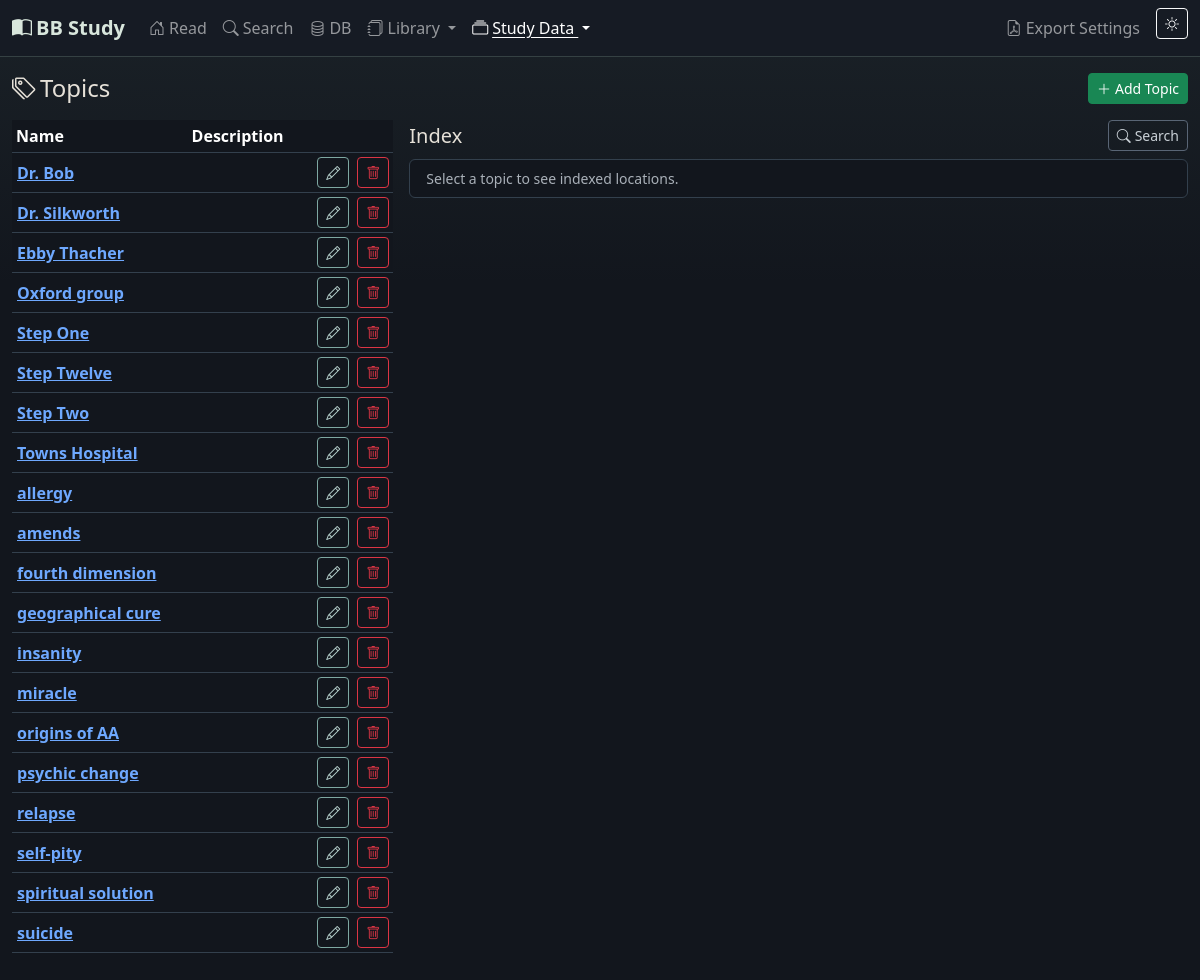
/topics, run on an earlier commit of the app's database.
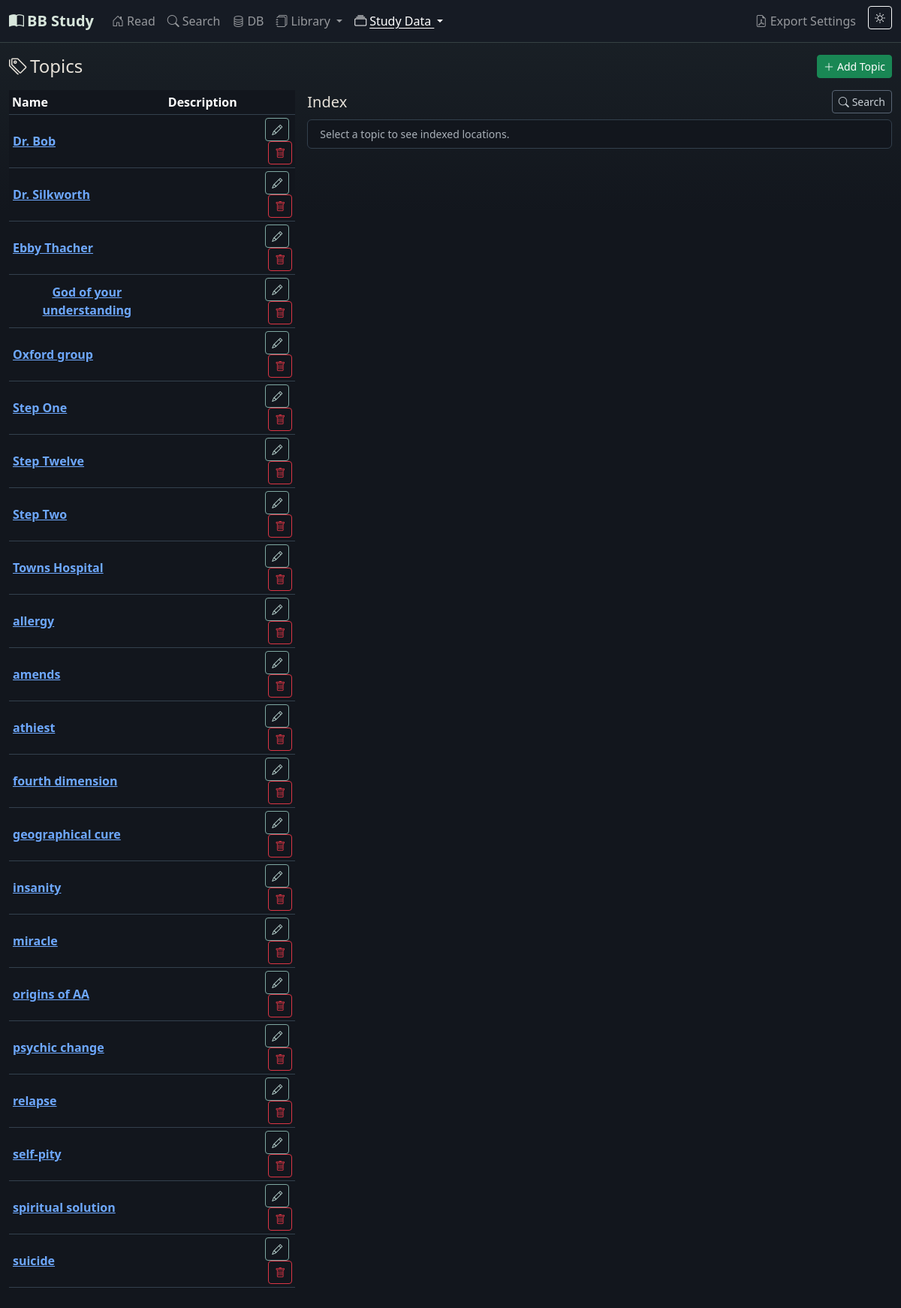
And on a later commit of the database.
### app/models.py (models this page shows, shortened)
class Setting(db.Model):
    __tablename__ = 'settings'
    id = db.Column(db.Integer, primary_key=True)
    key = db.Column(db.String(100), unique=True, nullable=False)
    value = db.Column(db.Text, default='')

class Topic(db.Model):
    __tablename__ = 'topics'
    id = db.Column(db.Integer, primary_key=True)
    name = db.Column(db.String(200), unique=True, nullable=False)
    description = db.Column(db.Text)
    created_at = db.Column(db.DateTime, default=datetime.utcnow)
    content_links = db.relationship('ContentTopic', backref='topic', lazy=True, cascade='all, delete-orphan')
    def to_dict(self):
        return {
            'id': self.id,
            'name': self.name,
            'description': self.description,
            'created_at': self.created_at.isoformat() if self.created_at else None,
        }

### app/routes/main.py (the view)
@main_bp.route('/topics')
def topics():
    from ..models import Topic
    pg = request.args.get('pg', 1, type=int)
    pagination = Topic.query.order_by(Topic.name).paginate(page=pg, per_page=25, error_out=False)
    books = Book.query.order_by(Book.title).all()
    return render_template('topics.html', theme=get_theme(), topics=pagination.items,
                           pagination=pagination, books=books)

### app/routes/main.py (called while the page is built)
def get_theme():
    s = Setting.query.filter_by(key='theme').first()
    return s.value

### app/templates/topics.html (shortened to what this page needs)
{% extends 'base.html' %}
{% from '_pagination.html' import render as paginate %}
{% block content %}
<div class="d-flex justify-content-between align-items-center mb-3">
  <h4 class="mb-0"><i class="bi bi-tags me-1"></i>Topics</h4>
  <button class="btn btn-sm btn-success" data-bs-toggle="modal" data-bs-target="#topicModal" onclick="openTopicModal()">
    <i class="bi bi-plus-lg me-1"></i>Add Topic
  </button>
</div>
<div class="row g-3">
  <div class="col-lg-4">
    <div class="table-responsive">
      <table class="table table-hover align-middle table-sm">
        <thead>
          <tr><th>Name</th><th>Description</th><th></th></tr>
        </thead>
        <tbody>
          {% for topic in topics %}
          <tr data-id="{{ topic.id }}">
            <td><button class="btn btn-link p-0 fw-semibold" onclick="loadTopicIndex({{ topic.id }}, '{{ topic.name|e }}')">{{ topic.name }}</button></td>
            <td class="small text-muted">{{ topic.description or '' }}</td>
            <td class="text-end">
              <button class="btn btn-sm btn-outline-primary me-1" onclick='openTopicModal({{ topic.to_dict()|tojson }})'><i class="bi bi-pencil"></i></button>
              <button class="btn btn-sm btn-outline-danger" onclick="deleteTopic({{ topic.id }})"><i class="bi bi-trash"></i></button>
            </td>
          </tr>
          {% else %}
          <tr><td colspan="3" class="text-muted text-center">No topics yet.</td></tr>
          {% endfor %}
        </tbody>
      </table>
    </div>
  </div>
  <div class="col-lg-8">
    <div class="d-flex justify-content-between align-items-center mb-2">
      <h5 class="mb-0" id="indexTitle">Index</h5>
      <a class="btn btn-sm btn-outline-secondary" href="{{ url_for('main.search') }}"><i class="bi bi-search me-1"></i>Search</a>
    </div>
    <div id="topicIndex" class="list-group small">
      <div class="list-group-item text-muted">Select a topic to see indexed locations.</div>
    </div>
  </div>
</div>
{% endblock %}

### app/templates/base.html (shortened to what this page needs)
<!doctype html>
<html lang="en" data-bs-theme="{{ theme }}">
<head>
  <link rel="stylesheet" href="{{ url_for('static', filename='vendor/bootstrap/css/bootstrap.min.css') }}">
  <link rel="stylesheet" href="{{ url_for('static', filename='vendor/bootstrap-icons/font/bootstrap-icons.min.css') }}">
  <link rel="stylesheet" href="{{ url_for('static', filename='css/style.css') }}">
</head>
<body>
<nav class="navbar navbar-expand-lg navbar-dark bg-dark border-bottom border-secondary">
  <div class="container-fluid">
    <a class="navbar-brand fw-bold" href="{{ url_for('main.index') }}">
      <i class="bi bi-book-half me-1"></i>BB Study
    </a>
    <div class="collapse navbar-collapse" id="navbarMain">
      <ul class="navbar-nav me-auto mb-2 mb-lg-0">
        <li class="nav-item">
          <a class="nav-link {% if request.endpoint == 'main.index' %}active{% endif %}"
             href="{{ url_for('main.index') }}"><i class="bi bi-house-door me-1"></i>Read</a>
        </li>
        <li class="nav-item">
          <a class="nav-link {% if request.endpoint == 'main.search' %}active{% endif %}"
             href="{{ url_for('main.search') }}"><i class="bi bi-search me-1"></i>Search</a>
        </li>
        <li class="nav-item">
          <a class="nav-link {% if request.endpoint == 'main.db_browser' %}active{% endif %}"
             href="{{ url_for('main.db_browser') }}"><i class="bi bi-database me-1"></i>DB</a>
        </li>
        <li class="nav-item dropdown">
          <a class="nav-link dropdown-toggle {% if request.endpoint in ['main.books', 'main.pamphlets'] %}active{% endif %}"
             href="#" role="button" data-bs-toggle="dropdown" aria-expanded="false">
            <i class="bi bi-journals me-1"></i>Library
          </a>
        </li>
        <li class="nav-item dropdown">
          <a class="nav-link dropdown-toggle {% if request.endpoint in ['main.dictionary', 'main.topics', 'main.references', 'main.commentary', 'main.sources'] %}active{% endif %}"
             href="#" role="button" data-bs-toggle="dropdown" aria-expanded="false">
            <i class="bi bi-collection me-1"></i>Study Data
          </a>
        </li>
      </ul>
      <ul class="navbar-nav ms-auto">
        <li class="nav-item">
          <a class="nav-link {% if request.endpoint == 'main.settings' %}active{% endif %}"
             href="{{ url_for('main.settings') }}"><i class="bi bi-file-earmark-pdf me-1"></i>Export Settings</a>
        </li>
        <li class="nav-item ms-2">
          <button class="btn btn-sm btn-outline-light" id="themeToggleBtn" title="Toggle light/dark mode">
            <i class="bi {% if theme == 'dark' %}bi-sun{% else %}bi-moon-stars{% endif %}"></i>
          </button>
        </li>
      </ul>
    </div>
  </div>
</nav>
<main class="container-fluid py-3">
  {% block content %}{% endblock %}
</main>
</body>
</html>

### app/static/css/style.css (style rules this page uses)
:root { --bb-sage: #8fae9a; --bb-teal: #7ea8a2; --bb-plum: #aa8fa8; --bb-amber: #b7a278; --bb-slate: #8d9aaa; }
[data-bs-theme="dark"] { --bb-page-bg: #12161d; --bb-surface: #181e27; --bb-surface-alt: #1f2631; --bb-border: #33404d; --bb-reader-bg: #151a22; --bb-control-bg: #141923; --bb-soft-sage: rgba(143, 174, 154, 0.16); --bb-soft-teal: rgba(126, 168, 162, 0.17); --bb-soft-plum: rgba(170, 143, 168, 0.16); --bb-soft-amber: rgba(183, 162, 120, 0.16); --bb-soft-slate: rgba(141, 154, 170, 0.16); --bs-body-bg: var(--bb-page-bg); --bs-body-color: #e6e1d8; --bs-border-color: var(--bb-border); --bs-secondary-color: #a9b0b8; --bs-primary-rgb: 126, 168, 162; --bs-success-rgb: 143, 174, 154; --bs-warning-rgb: 183, 162, 120; --bs-info-rgb: 141, 154, 170; }
html, body { transition: background-color 0.2s ease, color 0.2s ease; }
[data-bs-theme="dark"] body { background: linear-gradient(180deg, rgba(126, 168, 162, 0.08), transparent 18rem), var(--bb-page-bg); }
[data-bs-theme="dark"] .navbar.bg-dark { background-color: #161b24 !important; border-color: rgba(143, 174, 154, 0.26) !important; }
[data-bs-theme="dark"] .navbar-brand { color: #d8e6dc; }
[data-bs-theme="dark"] .btn-outline-secondary { --bs-btn-color: #c9d0d6; --bs-btn-border-color: #596575; --bs-btn-hover-bg: var(--bb-soft-teal); --bs-btn-hover-border-color: var(--bb-teal); --bs-btn-hover-color: #f2efe8; --bs-btn-active-bg: var(--bb-soft-teal); --bs-btn-active-border-color: var(--bb-teal); }
[data-bs-theme="dark"] .btn-outline-primary { --bs-btn-color: #bdd8d4; --bs-btn-border-color: var(--bb-teal); --bs-btn-hover-bg: rgba(126, 168, 162, 0.22); --bs-btn-hover-border-color: #9abfba; --bs-btn-hover-color: #f2efe8; }
.navbar-nav .nav-link.active { text-decoration: underline; text-underline-offset: 3px; }
.table td, .table th { vertical-align: middle; }

What changed in the data, as far as the page shows it:
added Topic: name "God of your understanding"
added Topic: name "athiest"
